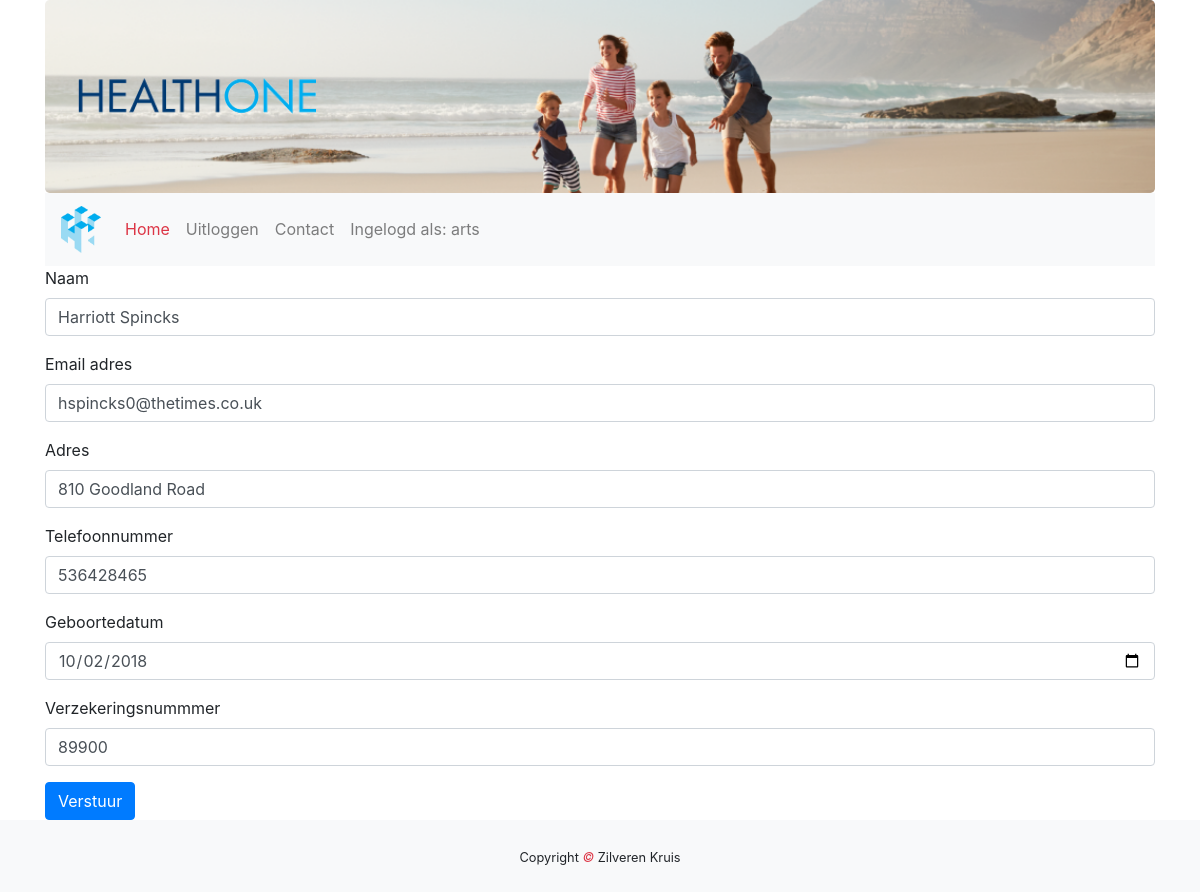
The app's page /huisarts/edit.php?id=81 (signed in) with its own data.
### tables this page shows
CREATE TABLE `patient` (
  `patient_id` int(255) NOT NULL,
  `naam` varchar(255) NOT NULL,
  `email` varchar(255) NOT NULL,
  `telefoon` varchar(255) NOT NULL,
  `geboortedatum` date NOT NULL,
  `adres` varchar(255) NOT NULL,
  `verzekeringnummer` int(255) NOT NULL,
  `arts_id` int(11) NOT NULL
);

### huisarts/edit.php (the view, shortened to what this page needs)
<!DOCTYPE html>
<html lang="en">
<head>
    <link rel="stylesheet" href="https://maxcdn.bootstrapcdn.com/bootstrap/4.3.1/css/bootstrap.min.css">
    <link rel="stylesheet" href="../css/index.css">
</head>
<body>
    <?php
try {
    $db = new PDO("mysql:host=localhost;dbname=healthone", "root", "");
    $query = $db->prepare("SELECT * from patient WHERE patient_id = :id");
    $query->bindParam(":id", $_GET['id'], PDO::PARAM_INT);
    $query->execute();
    $result = $query->fetchAll(PDO::FETCH_ASSOC);
    foreach ($result as &$data) {
    }
}
catch(PDOException $e){
    die("wank".$e->getMessage());
}
?>
    <div class="container">
        <div class="jumbotron text-center" >
            <div class=" row">
            <div class="col-sm-3">
                <img class="d-none d-sm-block img-fluid" src="../img/healthtwo_text_transparent.png" alt="Logo">
            </div>
        </div>
    </div>
    <nav class="navbar navbar-expand-sm bg-light navbar-light sticky-top">
            <a class="navbar-brand" href="index.php">
                <img class="navbrand" src="../img/healthtwo_logo_transparent.png" alt="Logo">
            </a>
            <div class="collapse navbar-collapse" id="collapse_target">
                <ul class="navbar-nav">
                    <li class="nav-item active">
                        <a class="nav-link text-danger" href="index.php">Home</a>
                    </li>
                    <?php
                    if(isset($_SESSION['functie']) && $_SESSION['functie'] != null) {
                        echo '<li class="nav-item"><a class="nav-link" href="../uitloggen.php">Uitloggen</a></li>';
                    }
                    ?>
                    <li class="nav-item">
                        <a class="nav-link" href="../contact.php">Contact</a>
                    </li>
                    <?php
                    if(isset($_SESSION['functie'])) {
                    echo '<li class="nav-item">
                    <a class="nav-link" href="#">Ingelogd als: ' . $_SESSION['functie'] .'</a></li>';
                }
                ?>
                </ul>
            </div>
        </nav>
    <form method="POST">
    <div class="form-group">
        <label for="Naam">Naam</label>
        <input type="text" class="form-control" name="naam" id="naam" value="<?php echo $data['naam']?>">
    </div>
    <div class="form-group">
        <label for="exampleInputEmail1">Email adres</label>
        <input type="text" class="form-control" name="emailadres" id="emailadres" value="<?php echo $data['email']?>">
    </div>
    <div class="form-group">
        <label for="Adres">Adres</label>
        <input type="text" class="form-control" name="adres" id="" value="<?php echo $data['adres']?>">
    </div>
    <div class="form-group">
        <label for="Telefoonnummer">Telefoonnummer</label>
        <input type="text" class="form-control" name="telefoonnummer" id="telefoonnummer" value="<?php echo $data['telefoon']?>">
    </div>
    <div class="form-group">
        <label for="geboortedatum">Geboortedatum</label>
        <input type="date" class="form-control" name="geboortedatum" id="geboortedatum" value="<?php echo $data['geboortedatum'] ?>">
    </div>
    <div class="form-group">
        <label for="Verzekeringsnummmer">Verzekeringsnummmer</label>
        <input type="text" name="verzekeringnummer" id="verzekeringnummer" class="form-control" value="<?php echo $data['verzekeringnummer'] ?>">
    </div>
    <button type="submit" name="submit" class="btn btn-primary">Verstuur</button>
    </form>
    </div>
    <footer class="py-4 bg-light text-dark-50 text-center">
        <small>Copyright <em class="text-danger"> &copy; </em>Zilveren Kruis</small>
    </footer>
</body>
</html>

### css/index.css (style rules this page uses)
.jumbotron { margin-bottom: 0; background-image: url(../img/zilverenkruis_jumbotron.png); background-repeat: no-repeat; -webkit-background-size: cover; -o-background-size: cover; background-size: cover; }
.navbrand { width:40px; }
a { color: black; }

### records on screen
patient: naam "Harriott Spincks", emailadres "hspincks0@thetimes.co.uk", adres "810 Goodland Road", telefoonnummer "536428465", geboortedatum "10/02/2018", verzekeringnummer "89900"

### other values on screen
$_SESSION['functie'] "arts"
